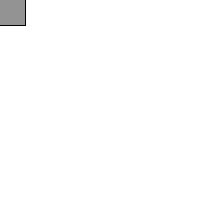
Frame 1 (no input)
Frame 60 (the mouse pressed at the canvas centre just before this capture): identical to frame 1, image omitted
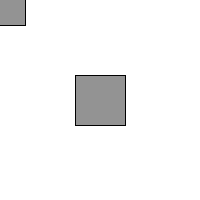
Frame 120 (the mouse held since frame 60 and released just before this capture)

The Processing sketch that drew these frames (run headless with seeded random() and noise(); from frame 60 on, the mouse is pressed at the canvas centre):

// Processing sketch: mouseExercise
// ── mouseExercise.pde
void setup(){
  size(200,200);
  background(255);
}

void draw(){
  rectMode(CENTER);
  fill(147);
  rect(mouseX, mouseY, 50,50);
}
